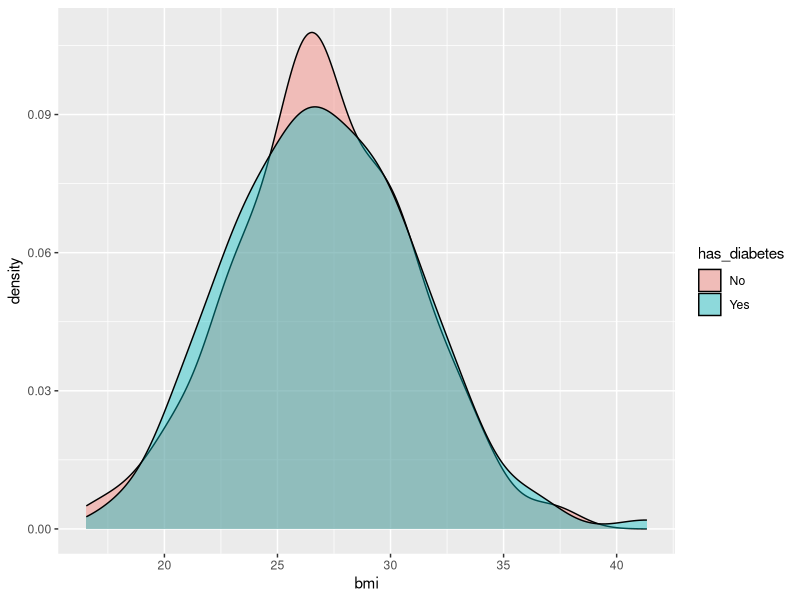
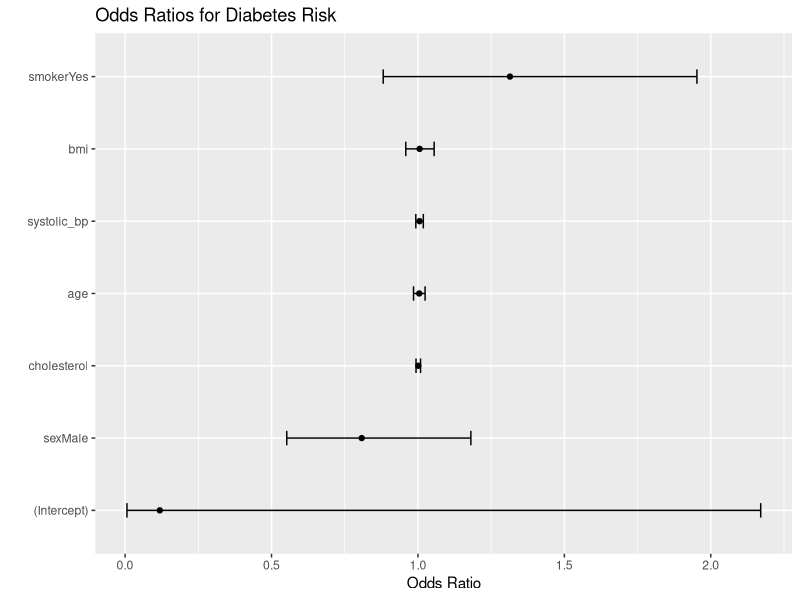

These figures' R source, in order:
## ---- chunk 1

# Load required packages
library(tidyverse)
library(broom)
library(readr)
## ---- chunk 2

# Read the CSV file
ehr <- read_csv("data/mock_ehr.csv")

# Preview the data
glimpse(ehr)

## ---- chunk 3

# Convert to factors where needed
ehr <- ehr %>%
  mutate(
    sex = factor(sex),
    smoker = factor(smoker),
    has_diabetes = factor(has_diabetes, levels = c(0, 1), labels = c("No", "Yes"))
  )

# Check missing values
ehr %>% summarise(across(everything(), ~sum(is.na(.))))
## ---- chunk 4
# BMI distribution by diabetes status
ehr %>%
  ggplot(aes(x = bmi, fill = has_diabetes)) +
  geom_density(alpha = 0.4)
  labs(title = "BMI Distribution by Diabetes Status", x = "BMI", fill = "Diabetes")
## ---- chunk 5
# Build model to predict diabetes
model <- glm(has_diabetes ~ age + sex + smoker + bmi + systolic_bp + cholesterol,
             data = ehr, family = binomial)

# Summarize results
summary(model)

# Tidy output
tidy(model, exponentiate = TRUE, conf.int = TRUE)


## ---- chunk 6

# Plot odds ratios
tidy(model, exponentiate = TRUE, conf.int = TRUE) %>%
  ggplot(aes(x = reorder(term, estimate), y = estimate)) +
  geom_point() +
  geom_errorbar(aes(ymin = conf.low, ymax = conf.high), width = 0.2) +
  coord_flip() +
  labs(title = "Odds Ratios for Diabetes Risk", x = "", y = "Odds Ratio")

